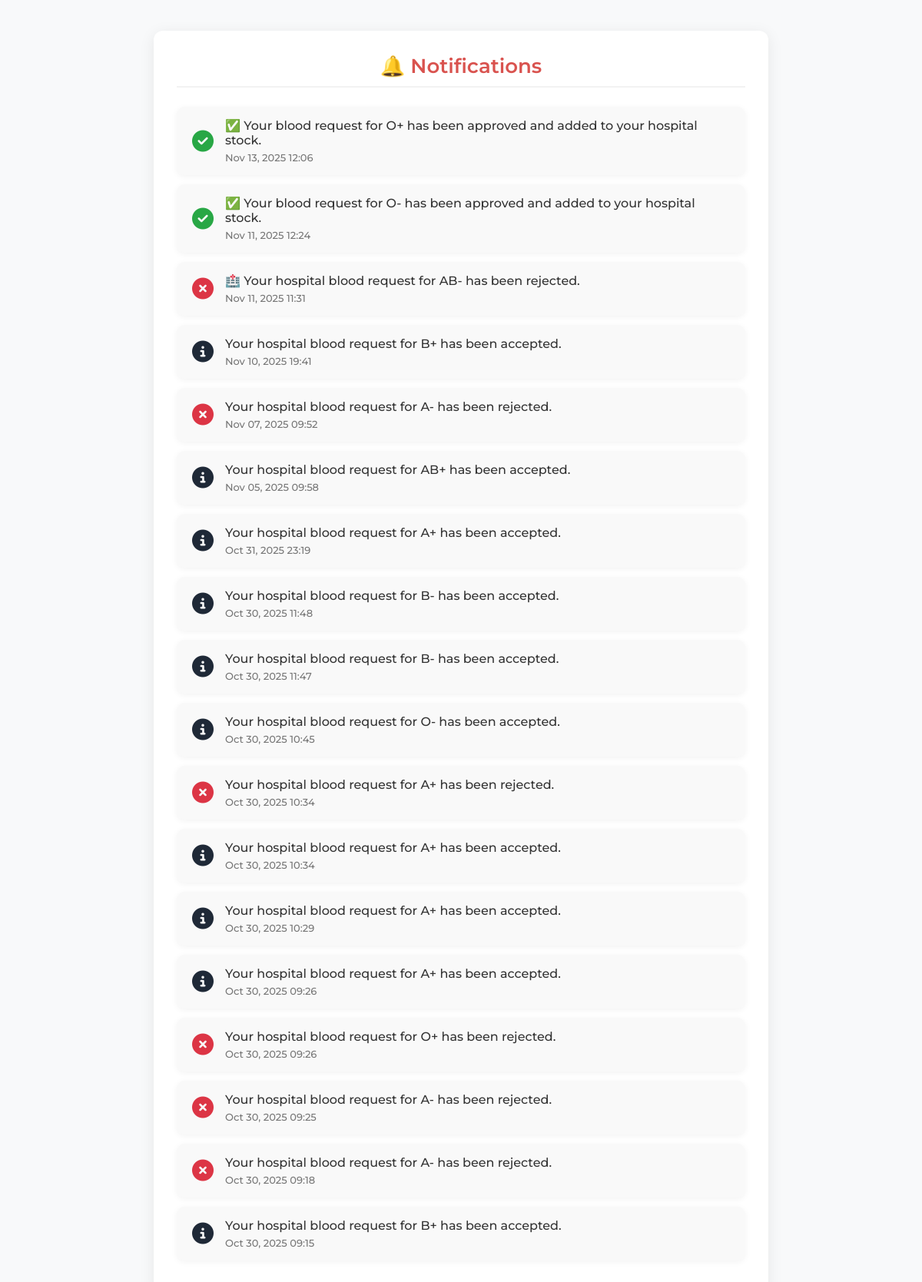
/hospital-notifications/ (signed in), run on the app's committed database.
### blood_bank_app/models.py (models this page shows, shortened)
class Notification(models.Model):
    sender = models.ForeignKey(
        User, on_delete=models.CASCADE, related_name='sent_notifications', null=True, blank=True
    )
    user = models.ForeignKey(
        User, on_delete=models.CASCADE, related_name='notifications'  # receiver (hospital)
    )
    message = models.TextField()
    is_read = models.BooleanField(default=False)
    created_at = models.DateTimeField(auto_now_add=True)
    appointment = models.ForeignKey(
        'Appointment',
        on_delete=models.CASCADE,
        null=True, blank=True,
        related_name='notifications'
    )

### blood_bank_app/views.py (the view)
# urls.py: path('hospital-notifications/', views.hospital_notifications, name='hospital_notifications'),
@login_required
def hospital_notifications(request):
    from .models import Notification
    notifications = Notification.objects.filter(
        user=request.user,
        message__icontains='blood request'  # only messages mentioning “blood request”
    ).order_by('-created_at')
    notifications.update(is_read=True)
    return render(request, 'hopital/hospital_notifications.html', {'notifications': notifications})

### blood_bank_app/templates/hopital/hospital_notifications.html (shortened to what this page needs)
{% extends 'master.html' %}
{% block content %}
<div class="notifications-container">
  <h2 class="page-title">🔔 Notifications</h2>
  {% if notifications %}
    <ul class="notifications-list">
      {% for n in notifications %}
        <li class="notification-item {% if 'approved' in n.message|lower %}approved{% elif 'rejected' in n.message|lower %}rejected{% endif %}">
          <div class="notification-icon">
            {% if 'approved' in n.message|lower %}
              <i class="fa fa-check-circle"></i>
            {% elif 'rejected' in n.message|lower %}
              <i class="fa fa-times-circle"></i>
            {% else %}
              <i class="fa fa-info-circle"></i>
            {% endif %}
          </div>
          <div class="notification-text">
            <p>{{ n.message }}</p>
            <small>{{ n.created_at|date:"M d, Y H:i" }}</small>
          </div>
        </li>
      {% endfor %}
    </ul>
  {% else %}
    <p class="no-notifications">No notifications yet.</p>
  {% endif %}
</div>
{% endblock %}

### blood_bank_app/static/css/index.css (style rules this page uses)
body { margin: 0; font-family: Arial, sans-serif; background-color: #fff5f5; color: #333; }
html { scroll-behavior: smooth; }

### blood_bank_app/static/css/admin_dashboard.css (style rules this page uses)
:root { --primary: #e63946; --primary-dark: #b91c1c; --background: #f8f9fa; --surface: #ffffff; --text-dark: #1f2937; --text-light: #6b7280; --border: #e5e7eb; --shadow: rgba(0, 0, 0, 0.08); }
* { margin: 0; padding: 0; box-sizing: border-box; font-family: "Montserrat"; font-weight: 500; }
body { background-color: var(--background); color: var(--text-dark); overflow-x: hidden; }

### blood_bank_app/templates/hopital/hospital_notifications.html (style rules this page uses)
.notifications-container { max-width: 800px; margin: 40px auto; background: #ffffff; border-radius: 12px; padding: 30px; box-shadow: 0 4px 20px rgba(0,0,0,0.08); }
.page-title { text-align: center; font-size: 26px; color: #d9534f; margin-bottom: 25px; font-weight: 600; border-bottom: 2px solid #f2f2f2; padding-bottom: 10px; }
.notifications-list { list-style: none; padding: 0; margin: 0; }
.notification-item { display: flex; align-items: center; background: #f9f9f9; border-radius: 10px; margin-bottom: 12px; padding: 15px 20px; box-shadow: 0 2px 8px rgba(0,0,0,0.05); transition: background 0.3s ease, transform 0.2s ease; }
.notification-icon { font-size: 28px; margin-right: 15px; }
.notification-item.approved .notification-icon { color: #28a745; }
.notification-item.rejected .notification-icon { color: #dc3545; }
.notification-text { flex: 1; }
.notification-text p { margin: 0; font-size: 16px; color: #333; }
.notification-text small { color: #777; font-size: 13px; margin-top: 5px; display: block; }

### data on the page
Notification: message "✅ Your blood request for O+ has been approved and added to your hospital stock.", created_at "Nov 13, 2025 12:06"
Notification: message "✅ Your blood request for O- has been approved and added to your hospital stock.", created_at "Nov 11, 2025 12:24"
Notification: message "🏥 Your hospital blood request for AB- has been rejected.", created_at "Nov 11, 2025 11:31"
Notification: message "Your hospital blood request for B+ has been accepted.", created_at "Nov 10, 2025 19:41"
Notification: message "Your hospital blood request for A- has been rejected.", created_at "Nov 07, 2025 09:52"
Notification: message "Your hospital blood request for AB+ has been accepted.", created_at "Nov 05, 2025 09:58"
Notification: message "Your hospital blood request for A+ has been accepted.", created_at "Oct 31, 2025 23:19"
Notification: message "Your hospital blood request for B- has been accepted.", created_at "Oct 30, 2025 11:48"
Notification: message "Your hospital blood request for B- has been accepted.", created_at "Oct 30, 2025 11:47"
Notification: message "Your hospital blood request for O- has been accepted.", created_at "Oct 30, 2025 10:45"
Notification: message "Your hospital blood request for A+ has been rejected.", created_at "Oct 30, 2025 10:34"
Notification: message "Your hospital blood request for A+ has been accepted.", created_at "Oct 30, 2025 10:34"
Notification: message "Your hospital blood request for A+ has been accepted.", created_at "Oct 30, 2025 10:29"
Notification: message "Your hospital blood request for A+ has been accepted.", created_at "Oct 30, 2025 09:26"
Notification: message "Your hospital blood request for O+ has been rejected.", created_at "Oct 30, 2025 09:26"
Notification: message "Your hospital blood request for A- has been rejected.", created_at "Oct 30, 2025 09:25"
Notification: message "Your hospital blood request for A- has been rejected.", created_at "Oct 30, 2025 09:18"
Notification: message "Your hospital blood request for B+ has been accepted.", created_at "Oct 30, 2025 09:15"
